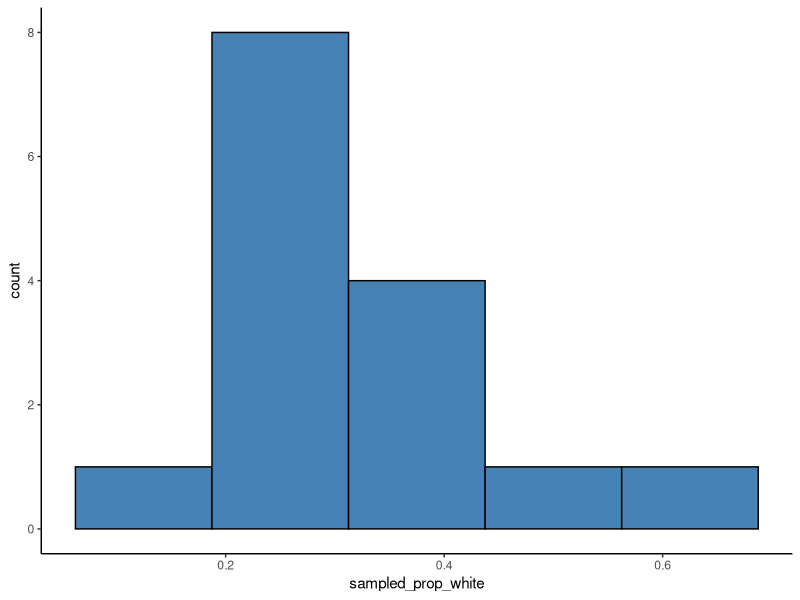
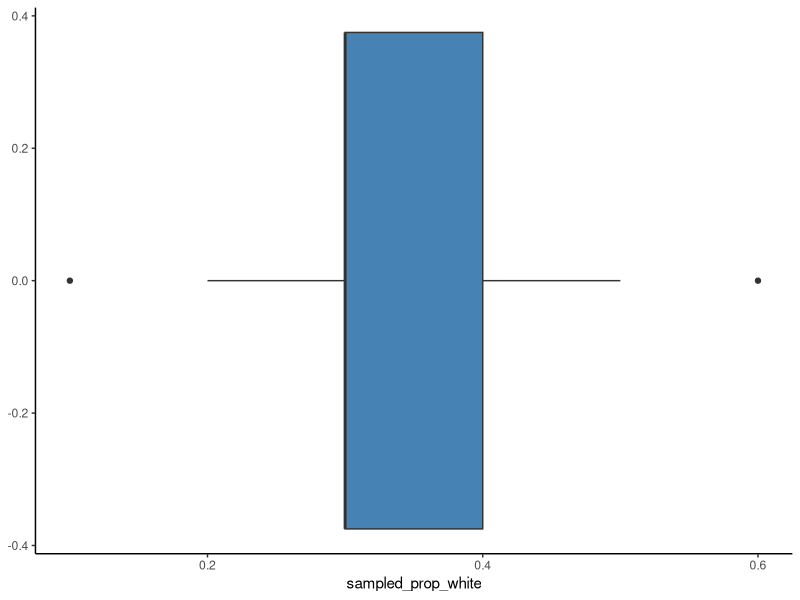

Write R code to recreate these figures, in order.
# Beans, beans, beans! 

# Packages ----
library(ggplot2)
library(dplyr)

#
#
#

# We wish to create code for simulating sampling done
# at different frequencies. First, you can see code 
# for individual functions, and at the end we put all 
# the information together. 

#
#
#

# Sampling ----

# sample function needs information about 
# 1. where to sample from
# 2. how many units it should draw
# 3. whether once one sampling unit is drawn, it gets returned back to the population before the second draw, or not
# 4. what the probabilities of sampling a certain value would be.

# Identify these elements in the code below
bean_sample <- sample(x = c("white", "black"),
                      size=10, 
                      replace = TRUE, 
                      prob = c(0.3, 0.7)) 
bean_sample

# Let's have R count up the number of black and white beans we sampled
bean_counts <-
  bean_sample |> table() 
bean_counts

# Looking at frequencies of either white or black beans separately.
# This is so that we can use the specific counts in calculations.
bean_counts["white"]
bean_counts["black"]

# If you didn't sample any black or white beans, R would count it as missing value (NA).
# But in reality it should be 0. We know there are white beans in the population.
# Let's make sure any NA's are 0's with ifelse function. 
# Different components of it are explained in the comments.

ifelse(is.na(bean_counts["white"])==TRUE, #Is it true that white bean count is NA?
       yes = 0, # If it is, then record that value as 0
       no = bean_counts["white"]) # If it is not, keep the count as it is

# That's the information we need from any one sample.
# But n=1 is not very good. We need to repeat this. And we don't want to do it manually.

#
#
#

# Putting it all together to sample multiple times

# First, determine how many beans are sampled on one go, and how many times the sample is taken
n_beans_in_sample <- 10
n_samples <- 15

# 

# Create an empty vector to save all proportions of white beans sampled from all samples
# So that we have a place to save each sampling information.
sampled_prop_white <- NULL

# A loop for sampling:
# In the following code, we run everything between {}-brackets the number of times determined by object n_samples

for(i in c(1:n_samples)){ 
  # Sampling
  bean_sample <- sample(x = c("white", "black"),
                        size=n_beans_in_sample, 
                        replace = TRUE, 
                        prob = c(0.3, 0.7)) |>
    table() 
  
  # Extract the number of white beans
  white_count <- ifelse(is.na(bean_sample["white"]), 0, bean_sample["white"])
  
  # Save the proportion within this loop run to the vector above
  sampled_prop_white[i] <- white_count / n_beans_in_sample
}

# Output of the loop
sampled_prop_white

# Turn the output into a dataframe
sampled_prop_white <- sampled_prop_white |>
  data.frame()
sampled_prop_white

# Histogram
ggplot(sampled_prop_white, aes(x=sampled_prop_white)) +
  theme_classic() +
  geom_histogram(bins = 5, # Change here to increase or decrease number of bars
                 fill="steelblue", 
                 colour="black")

# Boxplot
ggplot(sampled_prop_white, aes(x=sampled_prop_white)) +
  theme_classic() +
  geom_boxplot(fill="steelblue")

#
#
#

# Descriptive statistics ----

sampled_prop_white |>
  summarise(mean = mean(sampled_prop_white),
            median = median(sampled_prop_white),
            sd = sd(sampled_prop_white))

#
#
#

# TASK: Change the sample sizes (n_beans_in_sample and n_samples) and see what happens.
# HINT: Saving your output into R objects allows you to return to it.

#
#
#

# END ----